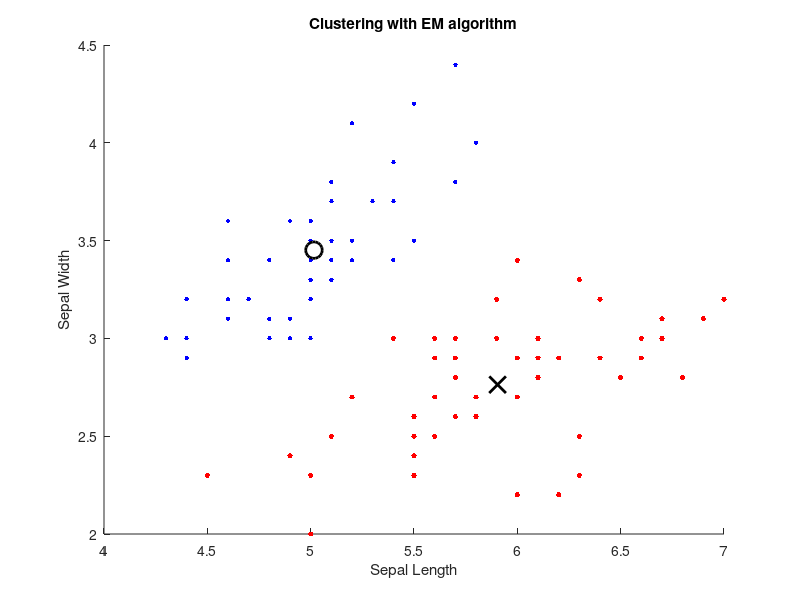

MATLAB code for this plot:
clear all; close all; 
% X is the dataset size 100x2
% Column 1: sepal length
% Column 2: sepal width
X = dlmread('simple_iris_dataset.dat'); % Size=100x2
N = length(X); % N=100
% Initialization - take 2 random samples from data set
ctr1 = X(randi([1,N]),:);
ctr2 = X(randi([1,N]),:);
cov1 = cov(X);
cov2 = cov(X);
prior1 = 0.5;
prior2 = 0.5;
% Misc. initialization
idx_c1 = zeros(50,1);
idx_c2 = zeros(50,1);
W1 = zeros (100,1);
W2 = zeros (100,1);

u1= X(randi(N),1);
u2= X(randi(N),2);

x=size(X);

% W1 and W2 are vectors that eventually should contain each data point's
% membership grade relative to Gaussian 1 and Gaussian 2
%%%%%%%%%%%%%%%%%%%%%%%%%%%%%%%%%%%%%%%%%%%%%%%%%%%%%%%%%%%%%%%%%%%%%%%%%%%
% You can define some error measure smaller than some epsilon to stop
% the iteration. But for now just run for 250 iterations
u1 = [u1; u1];
u2 = [u2; u2];

for itr = 1:250

    % Perform E step
    for i=1:100
        tempX=(X(i,:))';
        X_M1=tempX-u1;
        X_M2=tempX-u2;
        
        g1=(1/(det(cov1)^0.5)) * exp((-1/2)*(X_M1)'*inv(cov1)*X_M1);
        g2=(1/(det(cov2)^0.5)) * exp((-1/2)*(X_M2)'*inv(cov2)*X_M2);
        
        W1(i,1) =(g1* prior1)/(g1* prior1 + g2* prior2);
        W2(i,1) =(g2* prior1)/(g1* prior1 + g2* prior2);
        
        end
     %Perform M step
     prior1=sum(W1)/N;
     prior2=sum(W2)/N;
     
     u1=[sum([W1, W1].* X)/sum(W1)];
     u2=[sum([W2, W2].* X)/sum(W2)];
     
     u1=u1';
     u2=u2';
     
     u1_X= repmat(u1',N,1);
     u2_X= repmat(u2',N,1);
     
     cov1=transpose([W1,W1].*(X-u1_X))*(X-u1_X)/sum(W1);
     cov2=transpose([W2,W2].*(X-u2_X))*(X-u2_X)/sum(W2);
    

end

%ctr1=[sum([W1,W1].*X)/N];
%ctr2=[sum([W2,W2].*X)/N];

ctr1=u1';
ctr2=u2';

%%%%%%%%%%%%%%%%%%%%%%%%%%%%%%%%%%%%%%%%%%%%%%%%%%%%%%%%%%%%%%%%%%
figure; hold on;
title('Clustering with EM algorithm');
xlabel('Sepal Length');
ylabel('Sepal Width');
% Hard clustering assignment ? W1, W2 (100x1)
idx_c1 = find(W1 > W2);
idx_c2 = find(W1 <= W2);
% idx_c1 is a vector containing the indices of the points in X
% that belong to cluster 1 (Mx1)
% idx_c2 is a vector containing the indices of the points in X
% that belong to cluster 2 (N-M x 1)
% Plot clustered data with two different colors
plot(X(idx_c1,1),X(idx_c1,2),'r.','MarkerSize',12)
plot(X(idx_c2,1),X(idx_c2,2),'b.','MarkerSize',10)
% Plot centroid of each cluster ? ctr1, ctr2 (1x2)
plot(ctr1(:,1),ctr1(:,2), 'kx', 'MarkerSize',12,'LineWidth',2);
plot(ctr2(:,1),ctr2(:,2), 'ko', 'MarkerSize',12,'LineWidth',2);